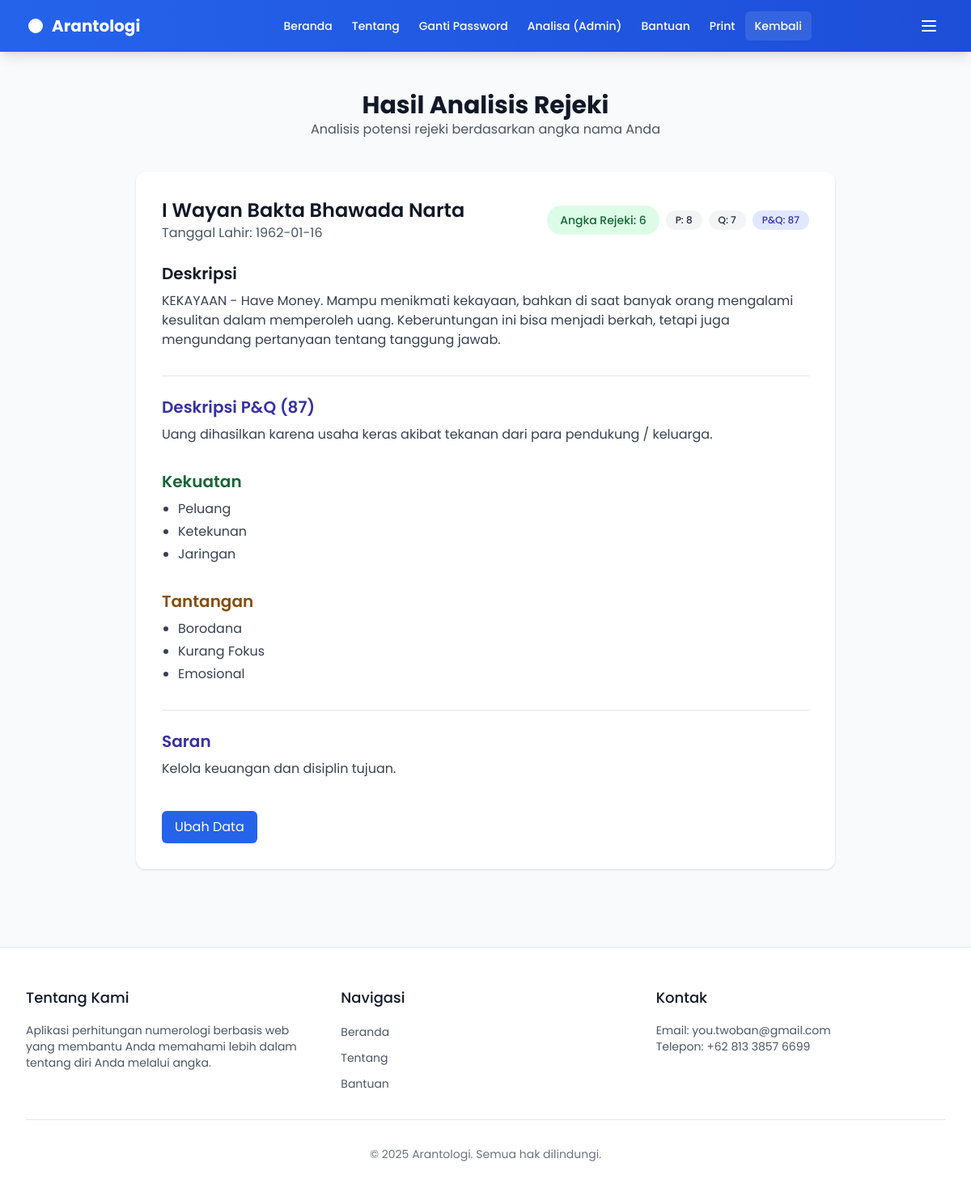
Page /rejeki_result (signed in) on the committed database.
### db.py (models this page shows)
class User(Base, UserMixin):
    __tablename__ = 'users'
    id = Column(Integer, primary_key=True)
    email = Column(String(255), unique=True, index=True, nullable=False)
    password_hash = Column(String(255), nullable=False)
    role = Column(String(32), default='bronze', index=True)  # bronze, silver, gold, admin
    is_active = Column(Boolean, default=True)
    reset_token = Column(String(255), nullable=True, index=True)
    reset_expires_at = Column(DateTime, nullable=True)
    created_at = Column(DateTime, default=datetime.utcnow, index=True)
    full_name = Column(String(255), nullable=True)
    birth_date = Column(String(10), nullable=True)  # YYYY-MM-DD

class Rejeki(Base):
    __tablename__ = 'rejeki'
    no = Column(Integer, primary_key=True, index=True)
    deskripsi = Column(Text, default='')
    kekuatan = Column(Text, default='')
    kelemahan = Column(Text, default='')
    saran = Column(Text, default='')
    pq = Column(String(10), nullable=True)           # optional key for combinations
    deskripsi_pq = Column(Text, default='')

### app.py (the view)
@app.route('/rejeki_result', methods=['GET'])
@login_required
def rejeki_result():
    guard = _enforce_role('silver')
    if guard:
        return guard
    if 'form_data' not in session:
        flash('Silakan isi data terlebih dahulu', 'error')
        return redirect(url_for('input_data'))
    name = session['form_data'].get('name', '')
    birth_date = session['form_data'].get('birth_date', '')
    calc = rejeki_pythagoras_from_birthdate(birth_date)
    number = int(calc.get('rejeki', calc.get('number', 0)))
    P = int(calc.get('P', 0))
    Q = int(calc.get('Q', 0))
    pq_str = str(calc.get('pq', '')) or f"{P}{Q}" if (P and Q) else ''
    deskripsi_p = calc.get('deskripsi_p', '')
    deskripsi_q = calc.get('deskripsi_q', '')
    deskripsi_pq = calc.get('deskripsi_pq', '')
    values = calc.get('values', {})
    filepath = os.path.join(os.path.dirname(__file__), 'rejeki.xlsx')
    _ensure_excel(filepath, _default_rejeki_records())
    try:
        data_row = _read_excel_row_by_number(filepath, number)
        deskripsi, kekuatan, kelemahan, saran = _extract_rejeki_fields(data_row)
        if calc.get('deskripsi'):
            deskripsi = calc['deskripsi']
        pair_deskripsi = ''
        if pq_str and pq_str.isdigit():
            try:
                from db_access import get_rejeki
                pq_data = get_rejeki(int(pq_str))
                if pq_data:
                    pair_deskripsi = pq_data.get('deskripsi', '')
            except Exception:
                pair_deskripsi = ''
    except Exception as e:
        flash(f'Gagal membaca data Rejeki: {e}', 'error')
        return redirect(url_for('calculation_options'))
    return render_template('result_rejeki.html',
                           name=name,
                           birth_date=birth_date,
                           number=number,
                           R=number,
                           P=P,
                           Q=Q,
                           pq=pq_str,
                           deskripsi=deskripsi,
                           deskripsi_p=deskripsi_p,
                           deskripsi_q=deskripsi_q,
                           deskripsi_pq=deskripsi_pq,
                           kekuatan=kekuatan,
                           kelemahan=kelemahan,
                           saran=saran,
                           pair_deskripsi=pair_deskripsi,
                           pair_title=f"Deskripsi P&Q ({pq_str})" if pq_str else 'Deskripsi P&Q',
                           values=values)

### app.py (called while the page is built)
@login_manager.user_loader
def load_user(user_id):
    try:
        db = SessionLocal()
        try:
            return db.query(User).get(int(user_id))
        finally:
            db.close()
    except Exception:
        return None

@app.context_processor
def inject_globals():
    try:
        names = get_wuku_names_db()
        if names:
            return {'WUKU_NAMES': names}
    except Exception:
        pass
    try:
        return {'WUKU_NAMES': get_wuku_names()}
    except Exception:
        return {'WUKU_NAMES': []}

@app.after_request
def add_cors_headers(response):
    response.headers.add('Access-Control-Allow-Origin', '*')
    response.headers.add('Access-Control-Allow-Headers', 'Content-Type,Authorization')
    response.headers.add('Access-Control-Allow-Methods', 'GET,PUT,POST,DELETE,OPTIONS')
    return response

def _ensure_excel(filepath: str, records: list):
    try:
        if not os.path.exists(filepath):
            df = pd.DataFrame.from_records(records)
            cols = []
            if 'arah_sukses' in filepath:
                cols = ['No', 'Arah', 'Deskripsi']
            else:
                cols = [c for c in ['No', 'deskripsi', 'kekuatan', 'kelemahan', 'saran', 'arah'] if c in df.columns]
            cols = [c for c in cols if c in df.columns]
            if cols:
                df = df[cols]
            os.makedirs(os.path.dirname(os.path.abspath(filepath)), exist_ok=True)
            df.to_excel(filepath, index=False, engine='openpyxl')
            print(f"Created/Updated Excel: {filepath}")
            return True
    except Exception as e:
        print(f"Error in _ensure_excel for {filepath}: {str(e)}")
    return False

def _default_rejeki_records():
    base = []
    for i in range(1, 10):
        base.append({
            'No': i,
            'deskripsi': f"Rejeki {i}: Pola rejeki selaras dengan angka {i}.",
            'kekuatan': ";".join(["Peluang", "Ketekunan", "Jaringan"]),
            'kelemahan': ";".join(["Borodana", "Kurang Fokus", "Emosional"]),
            'saran': "Kelola keuangan dan disiplin tujuan."
        })
    return base

def _has_role(required: str) -> bool:
    try:
        return ROLE_RANK.get(getattr(current_user, 'role', ''), 0) >= ROLE_RANK.get(required, 1)
    except Exception:
        return False

### db_access.py (called while the page is built)
def get_session() -> Session:
    return SessionLocal()

### templates/result_rejeki.html (shortened to what this page needs)
{% extends "base.html" %}
{% block content %}
<div class="max-w-4xl mx-auto px-4 py-12">
  <div class="text-center mb-10">
    <h1 class="text-3xl font-bold text-gray-900">Hasil Analisis Rejeki</h1>
    <p class="text-gray-600">Analisis potensi rejeki berdasarkan angka nama Anda</p>
  </div>
  <div class="bg-white rounded-xl shadow p-8">
    <div class="flex flex-col md:flex-row justify-between items-start md:items-center mb-6">
      <div>
        <h2 class="text-2xl font-semibold text-gray-900">{{ name }}</h2>
        <p class="text-gray-600">Tanggal Lahir: {{ birth_date }}</p>
      </div>
      <div class="mt-4 md:mt-0 flex flex-wrap gap-2 items-center">
        <span class="inline-flex items-center px-4 py-2 rounded-full text-sm font-medium bg-green-100 text-green-800">Angka Rejeki: {{ R if R is defined else number }}</span>
        {% if P is defined %}
        <span class="inline-flex items-center px-3 py-1 rounded-full text-xs font-medium bg-gray-100 text-gray-800">P: {{ P }}</span>
        {% endif %}
        {% if Q is defined %}
        <span class="inline-flex items-center px-3 py-1 rounded-full text-xs font-medium bg-gray-100 text-gray-800">Q: {{ Q }}</span>
        {% endif %}
        {% if pq is defined and pq %}
        <span class="inline-flex items-center px-3 py-1 rounded-full text-xs font-medium bg-indigo-100 text-indigo-800">P&amp;Q: {{ pq }}</span>
        {% endif %}
      </div>
    </div>
    <div class="space-y-8">
      <div>
        <h3 class="text-xl font-semibold text-gray-900 mb-2">Deskripsi</h3>
        <p class="text-gray-700">{{ deskripsi }}</p>
      </div>
      {% if pair_deskripsi %}
      <div class="border-t pt-6">
        <h3 class="text-xl font-semibold text-indigo-800 mb-2">{{ pair_title or 'Deskripsi P&Q' }}</h3>
        <p class="text-gray-700">{{ pair_deskripsi }}</p>
      </div>
      {% endif %}
      {% if kekuatan %}
      <div>
        <h3 class="text-xl font-semibold text-green-800 mb-2">Kekuatan</h3>
        <ul class="list-disc pl-5 space-y-1">
          {% for item in kekuatan %}<li class="text-gray-700">{{ item }}</li>{% endfor %}
        </ul>
      </div>
      {% endif %}
      {% if kelemahan %}
      <div>
        <h3 class="text-xl font-semibold text-yellow-800 mb-2">Tantangan</h3>
        <ul class="list-disc pl-5 space-y-1">
          {% for item in kelemahan %}<li class="text-gray-700">{{ item }}</li>{% endfor %}
        </ul>
      </div>
      {% endif %}
      {% if saran %}
      <div class="border-t pt-6">
        <h3 class="text-xl font-semibold text-indigo-800 mb-2">Saran</h3>
        <p class="text-gray-700">{{ saran }}</p>
      </div>
      {% endif %}
    </div>
    <div class="mt-10 flex gap-3">
      <a href="{{ url_for('login') }}" class="inline-flex items-center px-4 py-2 rounded-md bg-blue-600 text-white hover:bg-blue-700">Ubah Data</a>
    </div>
  </div>
</div>
{% endblock %}

### templates/base.html (style rules this page uses)
body { font-size: 12pt; line-height: 1.4; -webkit-print-color-adjust: exact; print-color-adjust: exact; }
h1, h2, h3 { page-break-after: avoid; color: #333 !important; }
.text-white { color: #333 !important; }
.rounded-xl, .rounded-lg { border: 1px solid #ddd; }
.flex { display: block !important; }
.flex.items-center { display: flex !important; align-items: center !important; }
.flex.items-center, .bg-purple-100, .bg-green-100, .bg-orange-100, .bg-blue-100, .bg-pink-100 { page-break-inside: avoid !important; }

### rows in the picture
User: full_name "I Wayan Bakta Bhawada Narta"
Rejeki: deskripsi "KEKAYAAN - Have Money. Mampu menikmati kekayaan, bahkan di saat banyak orang mengalami kesulitan dalam memperoleh uang. Keberuntungan ini bisa menjadi berkah, tetapi juga mengundang pertanyaan tentang tanggung jawab."
Rejeki: deskripsi "Uang dihasilkan karena usaha keras akibat tekanan dari para pendukung / keluarga."

### other values in the picture
{{ birth_date }} "1962-01-16"
{{ R if R is defined else number }} "6"
{{ P }} "8"
{{ Q }} "7"
{{ pq }} "87"
{{ pair_title or 'Deskripsi P&Q' }} "Deskripsi P&Q (87)"
{{ item }} "Peluang" "Ketekunan" "Jaringan"
{{ item }} "Borodana" "Kurang Fokus" "Emosional"
{{ saran }} "Kelola keuangan dan disiplin tujuan."
